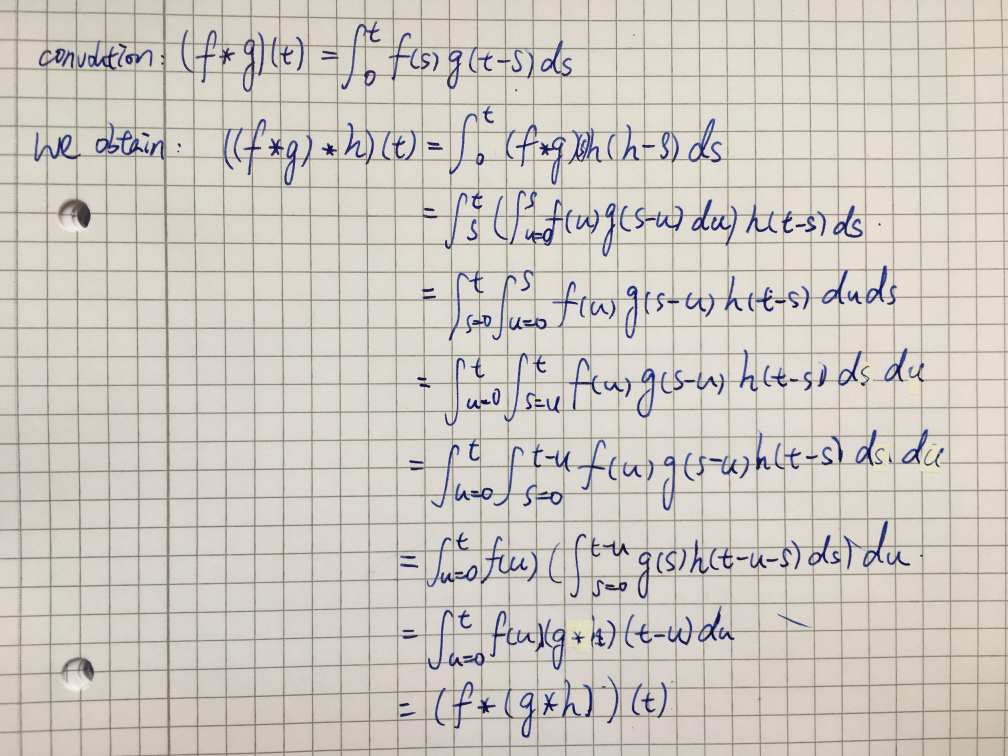
#> input picture Sheet01/Task3.jpg, 4032 x 3024 px (shown at 1/4 size)
$ python sheet01.py ../Task3.jpg
#> lines starting #> are read from the running program, lines starting #| are printed output that depends on the picture
import cv2 as cv
import numpy as np
from matplotlib import pyplot as plt
import random
import time
import sys


if __name__ == '__main__':
    img_path = sys.argv[1]

    img = cv.imread(img_path)
#> img is the input picture: shape (3024, 4032, 3); mean B, G, R 193.5, 200.6, 205.9
    intensity_img = cv.cvtColor(img, cv.COLOR_BGR2GRAY)
    cv.imshow("Grey", intensity_img)
    cv.waitKey(0)
#    =========================================================================
#    ==================== Task 1 =================================
#    =========================================================================
    print('Task 1:');
    # a
    Integralimage_1 = intensity_img.copy()
    for row in range(intensity_img.ndim):
        Integralimage_1 = Integralimage_1.cumsum(axis=row)
    cv.imshow("Integral Image",Integralimage_1);
    cv.waitKey(0);

    # b
    row = Integralimage_1.shape[0]
#> row = 3024
    col = Integralimage_1.shape[1]
#> col = 4032
    pixel_num = row * col
#> pixel_num = 12192768
    Integralimage = intensity_img.copy()
    ## i
    def b_i(img, row, col):
#> called with row = 3024, col = 4032
        sum_of_grey = 0
        for r in range(0,row):
            for c in range(0,col):
                sum_of_grey += img[r,c]
#> after the loop, sum_of_grey = 2456020254
        pixel_num = row*col
#> pixel_num = 12192768
        mean_grey = sum_of_grey // pixel_num
#> mean_grey = 201
        return mean_grey
    print("(i)Mean Grey Value: ", b_i(Integralimage, row, col))
#| (i)Mean Grey Value:  201
    ## ii
    def b_ii(img, row, col):
#> called with row = 3024, col = 4032
        Integralimage = cv.integral(img)
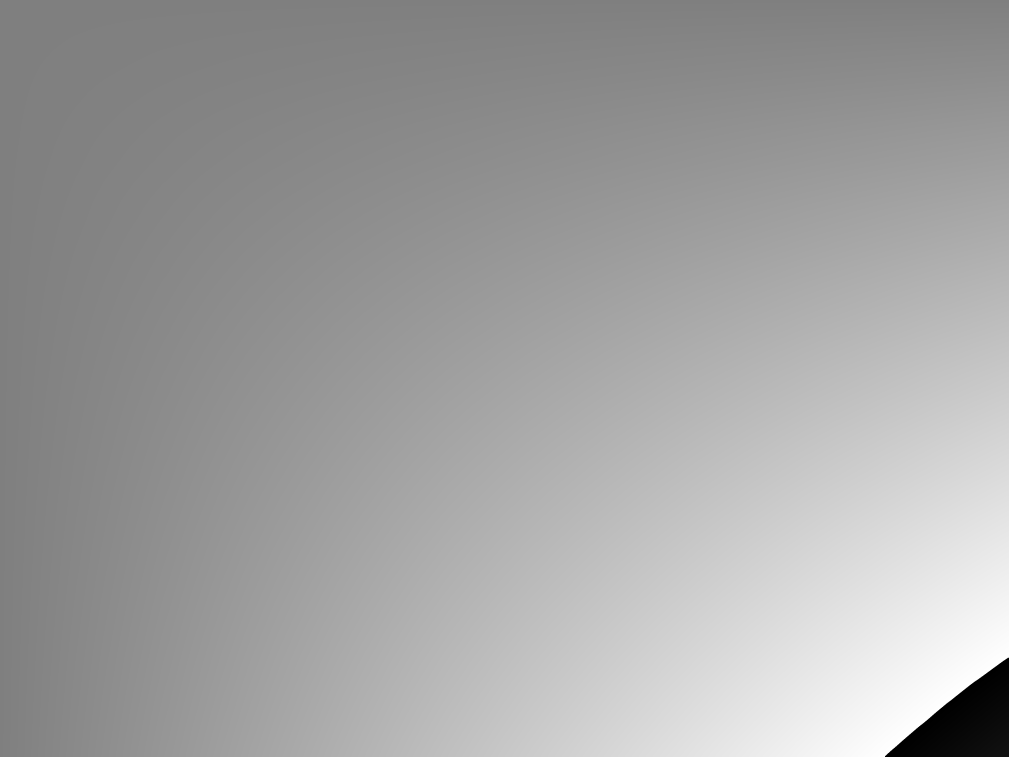
#> Integralimage: shape (3025, 4033) int32 (shown at 1/4 size); min -2.15e+09, max 2.15e+09, mean 576228255.3; drawn with min black and max white
        pixel_num = row*col
#> pixel_num = 12192768
        mean_grey = Integralimage[-1][-1] // pixel_num
#> mean_grey = -151
        return mean_grey
    print("(ii)Mean Grey Value: ", b_ii(Integralimage, row, col))
#| (ii)Mean Grey Value:  -151
    ## iii
    def b_iii(img, row, col):
#> called with row = 3024, col = 4032
        Integralimage = img
        for r in range(img.ndim):
            Integralimage = Integralimage.cumsum(axis=r)
        pixel_num = row*col
        mean_grey = Integralimage[-1][-1] // pixel_num
#> mean_grey = 201
        return mean_grey
    print("(iii)Mean Grey Value: ", b_iii(Integralimage, Integralimage.shape[0], Integralimage.shape[1]))
#| (iii)Mean Grey Value:  201.0

    # c
    ## crop 10 random images
    random_crop = np.zeros([10,100,100])
    for i in range(0, 10):
        square_x, square_y = random.randint(0, 200), random.randint(0, 330)
        random_crop[i] = intensity_img[square_x:square_x+100, square_y:square_y+100]

    ## runtime i
    start = time.time()
    for i in random_crop:
        b_i(i, i.shape[0], i.shape[1])
#> this loop made 10 passes
#> mean_grey in b_i on passes 1 to 10: 195, 195, 180, 193, 179, 187, 202, 201, 200, 178
    end = time.time()
    print("(i)duration: ", end-start, "(s)")

    ## runtime ii
    start = time.time()
    for i in random_crop:
        b_ii(i, i.shape[0], i.shape[1])
#> this loop made 10 passes
#> pass 1, in b_ii (call 2), `Integralimage = cv.integral(img)`:
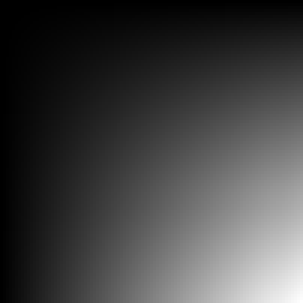
#> Integralimage: shape (101, 101) float64 (shown 3 times larger); min 0, max 1954810, mean 504484.1; drawn with min black and max white
    end = time.time()
    print("(ii)duration: ", end-start, "(s)")

    ## runtime iii
    start = time.time()
    for i in random_crop:
        b_iii(i, i.shape[0], i.shape[1])
#> this loop made 10 passes
#> pass 1, in b_iii (call 2), `Integralimage = img`:
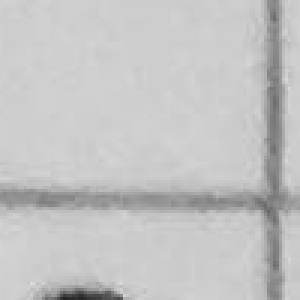
#> Integralimage: shape (100, 100) float64 (shown 3 times larger); min 35, max 222, mean 195.5
    end = time.time()
    print("(iii)duration: ", end-start, "(s)")


#    =========================================================================
#    ==================== Task 2 =================================
#    =========================================================================
    print('Task 2:');

    equalHist = cv.equalizeHist(intensity_img)
    res = np.hstack((intensity_img,equalHist))
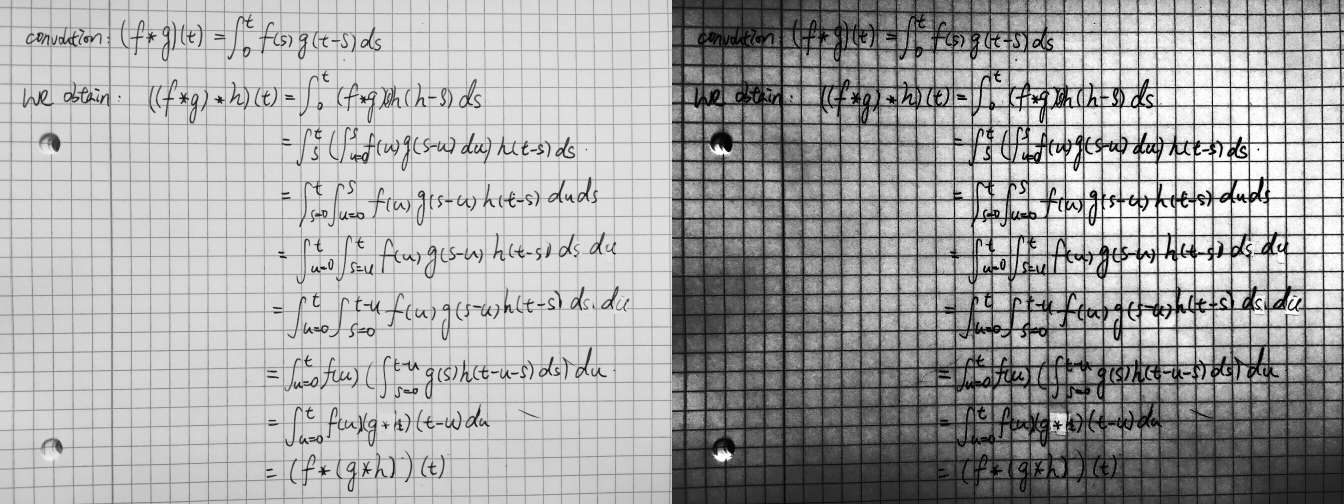
#> res: shape (3024, 8064) (shown at 1/6 size); min 0, max 255, mean 166.6
    # n, bins, patches = plt.hist(equalHist)
    # plt.show()
    cv.imshow("Equalized Histogram", res)
    cv.waitKey(0)


#    =========================================================================
#    ==================== Task 4 =================================
#    =========================================================================
    print('Task 4:');
    ## a
    blur_1 = cv.GaussianBlur(intensity_img,(5, 5), 2**(3/2))
    kernel_1 = cv.getGaussianKernel(ksize=5, sigma=2**(3/2))
    # print(blur_1)
    ## b
    def gkern(l=5, sig=1.):
        """
        creates gaussian kernel with side length l and a sigma of sig
        """

        ax = np.arange(-l // 2 + 1., l // 2 + 1.)
        xx, yy = np.meshgrid(ax, ax)

        kernel = np.exp(-(xx**2 + yy**2) / (2. * sig**2))

        return kernel / np.sum(kernel)

    kernel_2 = gkern(l=5, sig=2**(3/2))
    blur_2 = cv.filter2D(intensity_img, -1, kernel_2)
    # print(np.array_equal(kernel_1*kernel_1.T, kernel_2))
    # print(np.subtract(blur_1, blur_2).max())
    ## c
    def get1dkernel(filter_length=5,sigma=1.):
#> called with filter_length = 5, sigma = 2.83
        result = np.zeros( filter_length )
        mid = filter_length//2
        result=[(1/(sigma*np.sqrt(2*np.pi)))*(1/(np.exp((i**2)/(2*sigma**2)))) for i in range(-mid,mid+1)]
#> result = [0.11, 0.133, 0.141, 0.133, 0.11]
        return result / np.sum(result)
    kernel_3 = get1dkernel(sigma=2**(3/2))
#> kernel_3 = [0.176, 0.212, 0.225, 0.212, 0.176]
    blur_3 = cv.sepFilter2D(intensity_img,-1, kernel_3, kernel_3)


    print("Max difference btwn a, b", np.absolute(np.subtract(blur_1, blur_2)).max())
#| Max difference btwn a, b 255
    print("Max difference btwn b, c", np.absolute(np.subtract(blur_2, blur_3)).max())
#| Max difference btwn b, c 255
    print("Max difference btwn c, a", np.absolute(np.subtract(blur_1, blur_3)).max())
#| Max difference btwn c, a 255


    blur = np.vstack((blur_1, blur_2, blur_3))
    cv.imshow("Blur", blur)
    cv.waitKey(0)

#    =========================================================================
#    ==================== Task 6 =================================
#    =========================================================================
    print('Task 6:');

    filter_twice = cv.GaussianBlur(intensity_img,(5, 5), 2)
    filter_twice = cv.GaussianBlur(filter_twice,(5, 5), 2)
    filter_once = cv.GaussianBlur(intensity_img,(5, 5), 2**(3/2))
    comparison = np.hstack((filter_twice, filter_once))
    print("Maximum Difference", np.absolute(np.subtract(filter_once , filter_twice)).max())
#| Maximum Difference 255
    cv.imshow("Multiple Gaussian Filters", comparison)
    cv.waitKey(0)


#    =========================================================================
#    ==================== Task 7 =================================
#    =========================================================================
    print('Task 7:');
    img = cv.imread(img_path)
    intensity_img = cv.cvtColor(img, cv.COLOR_BGR2GRAY)
    def sp_noise(image,prob):
        '''
        Add salt and pepper noise to image
        prob: Probability of the noise
        '''
#> called with prob = 0.3
        output = np.zeros(image.shape,np.uint8)
        thres = 1 - prob
        for i in range(image.shape[0]):
            for j in range(image.shape[1]):
                rdn = random.random()
                if rdn < prob:
                    output[i][j] = 0
                elif rdn > thres:
                    output[i][j] = 255
                else:
                    output[i][j] = image[i][j]
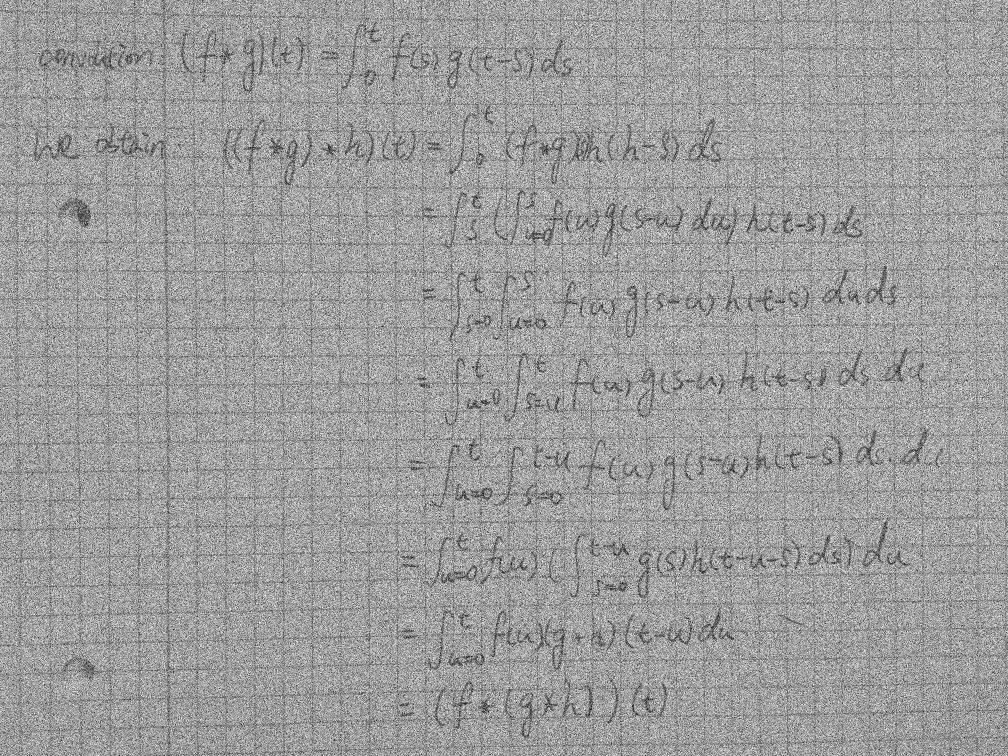
#> output: shape (3024, 4032) (shown at 1/4 size); min 0, max 255, mean 157
        return output
    img_noise = sp_noise(intensity_img, 0.3)
    cv.imshow("Salt-and-Pepper", img_noise)
    cv.waitKey(0)

    img_filtGau = cv.GaussianBlur(img_noise,(5, 5), 2)
    img_filtMedian = cv.medianBlur(img_noise, 5)
    img_filtBi = cv.bilateralFilter(img_noise, 5, 75,75)
    cv.imshow("Filter Comparison", np.vstack((img_filtGau, img_filtMedian, img_filtBi)))
    cv.waitKey(0)


#    =========================================================================
#    ==================== Task 8 =================================
#    =========================================================================
    print('Task 8:');
    img = cv.imread(img_path)
    intensity_img = cv.cvtColor(img, cv.COLOR_BGR2GRAY)
    kernel_1 = np.array([[0.0113, 0.0838, 0.0113],
                         [0.0838, 0.6193, 0.0838],
                         [0.0113, 0.0838, 0.0113]])

    kernel_2 = np.array([[-0.8984, 0.1472, 1.1410],
                         [-1.9075, 0.1566, 2.1359],
                         [-0.8659, 0.0537, 1.0337]])

    filt_1 = cv.filter2D(intensity_img, -1, kernel_1)
    filt_2 = cv.filter2D(intensity_img, -1, kernel_2)

    cv.imshow("Given Filter Comparison", np.hstack((filt_1, filt_2)))
    cv.waitKey(0)


    _, U_1, _ = cv.SVDecomp(kernel_1)
    _, U_2, _ = cv.SVDecomp(kernel_2)

    filt_1 = cv.filter2D(intensity_img, -1, U_1)
    filt_2 = cv.filter2D(intensity_img, -1, U_2)
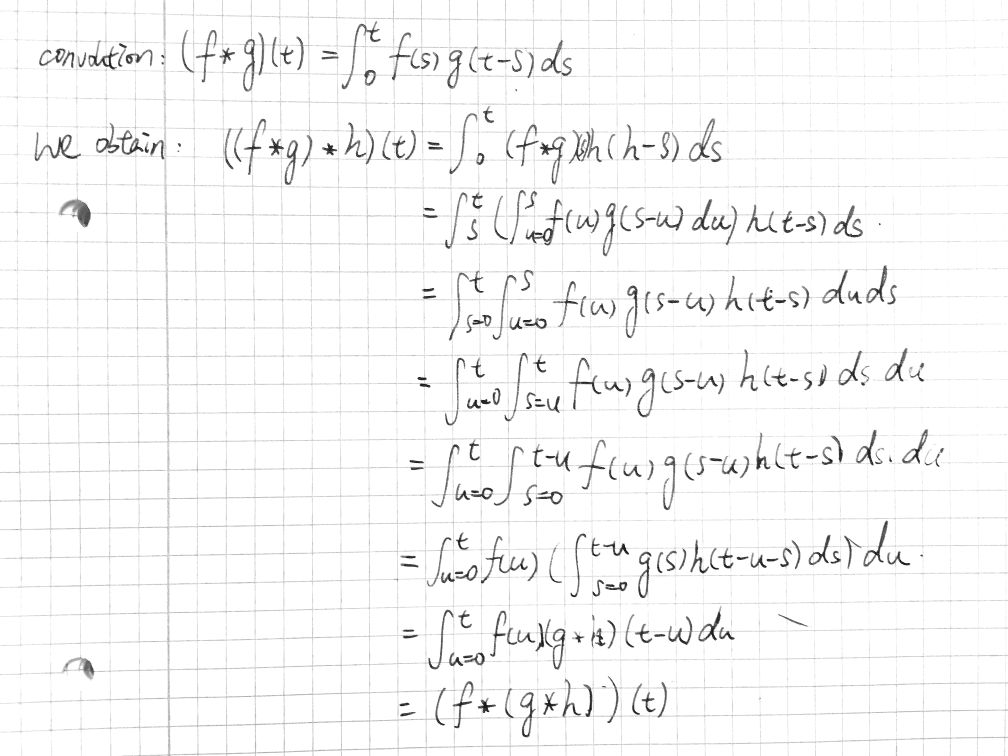
#> filt_2: shape (3024, 4032) (shown at 1/4 size); min 0, max 255, mean 247.6

    cv.imshow("SVD Filter Comparison", np.hstack((filt_1, filt_2)))
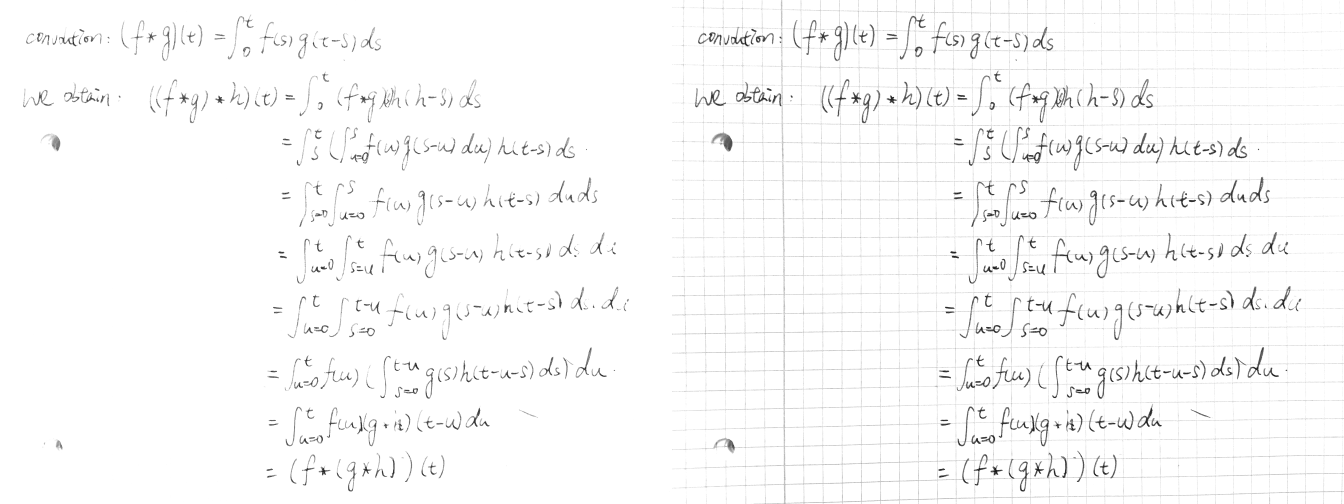
#> window 'SVD Filter Comparison': shape (3024, 8064) (shown at 1/6 size); min 0, max 255, mean 249.8
    cv.waitKey(0)
    print("Maximum Difference", np.absolute(np.subtract(filt_1, filt_2)).max())
#| Maximum Difference 255
